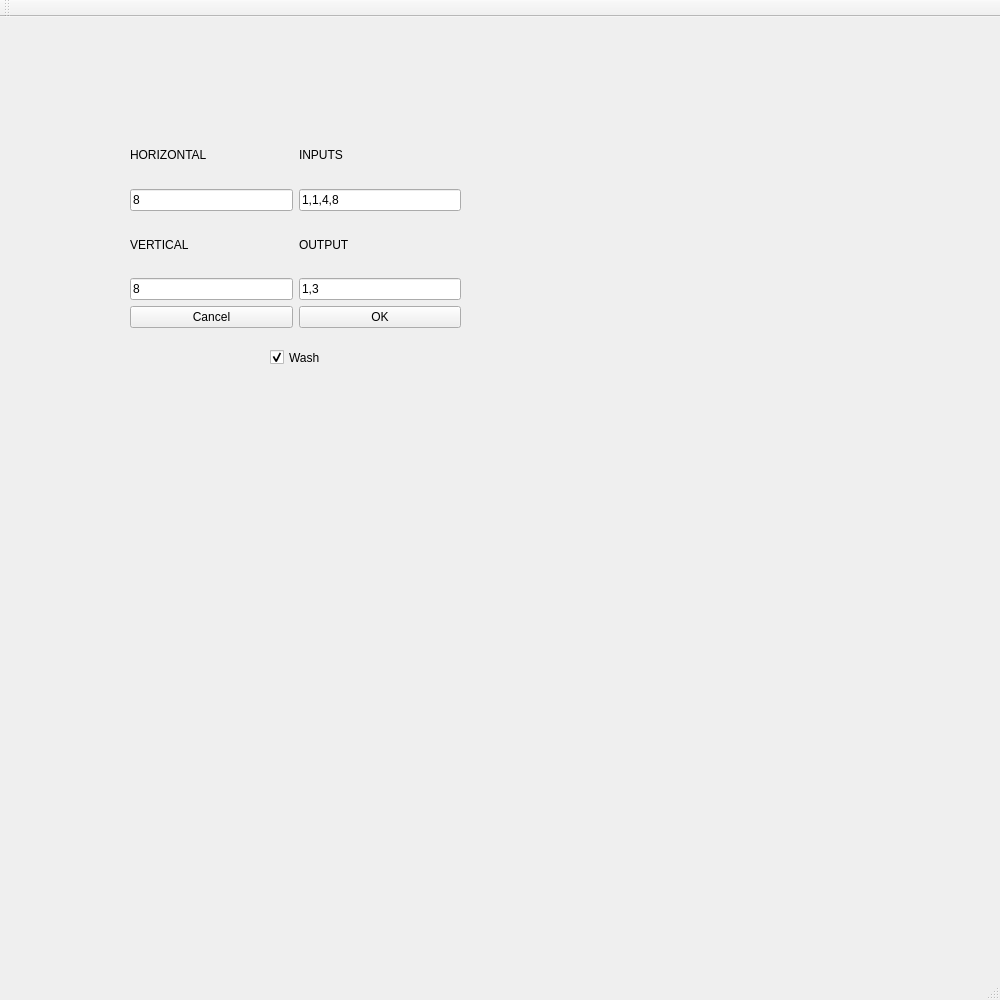
<?xml version="1.0" encoding="UTF-8"?>
<ui version="4.0">
 <class>InitWindow</class>
 <widget class="QMainWindow" name="InitWindow">
  <property name="geometry">
   <rect>
    <x>0</x>
    <y>0</y>
    <width>1000</width>
    <height>1000</height>
   </rect>
  </property>
  <property name="windowTitle">
   <string>MainWindow</string>
  </property>
  <widget class="QWidget" name="centralwidget">
   <widget class="QWidget" name="layoutWidget">
    <property name="geometry">
     <rect>
      <x>130</x>
      <y>110</y>
      <width>331</width>
      <height>201</height>
     </rect>
    </property>
    <layout class="QGridLayout" name="gridLayout_2">
     <item row="0" column="0">
      <layout class="QVBoxLayout" name="verticalLayout">
       <item>
        <widget class="QLabel" name="label">
         <property name="sizePolicy">
          <sizepolicy hsizetype="Minimum" vsizetype="Minimum">
           <horstretch>0</horstretch>
           <verstretch>0</verstretch>
          </sizepolicy>
         </property>
         <property name="layoutDirection">
          <enum>Qt::LeftToRight</enum>
         </property>
         <property name="text">
          <string>HORIZONTAL</string>
         </property>
        </widget>
       </item>
       <item>
        <widget class="QLineEdit" name="lineEdit_hor">
         <property name="text">
          <string>8</string>
         </property>
        </widget>
       </item>
      </layout>
     </item>
     <item row="0" column="1">
      <layout class="QVBoxLayout" name="verticalLayout_3">
       <item>
        <widget class="QLabel" name="label_3">
         <property name="sizePolicy">
          <sizepolicy hsizetype="Minimum" vsizetype="Minimum">
           <horstretch>0</horstretch>
           <verstretch>0</verstretch>
          </sizepolicy>
         </property>
         <property name="layoutDirection">
          <enum>Qt::LeftToRight</enum>
         </property>
         <property name="text">
          <string>INPUTS</string>
         </property>
        </widget>
       </item>
       <item>
        <widget class="QLineEdit" name="lineEdit_input">
         <property name="text">
          <string>1,1,4,8</string>
         </property>
        </widget>
       </item>
      </layout>
     </item>
     <item row="1" column="0">
      <layout class="QVBoxLayout" name="verticalLayout_2">
       <item>
        <widget class="QLabel" name="label_2">
         <property name="sizePolicy">
          <sizepolicy hsizetype="Minimum" vsizetype="Minimum">
           <horstretch>0</horstretch>
           <verstretch>0</verstretch>
          </sizepolicy>
         </property>
         <property name="layoutDirection">
          <enum>Qt::LeftToRight</enum>
         </property>
         <property name="text">
          <string>VERTICAL</string>
         </property>
        </widget>
       </item>
       <item>
        <widget class="QLineEdit" name="lineEdit_ver">
         <property name="text">
          <string>8</string>
         </property>
        </widget>
       </item>
      </layout>
     </item>
     <item row="1" column="1">
      <layout class="QVBoxLayout" name="verticalLayout_4">
       <item>
        <widget class="QLabel" name="label_4">
         <property name="sizePolicy">
          <sizepolicy hsizetype="Minimum" vsizetype="Minimum">
           <horstretch>0</horstretch>
           <verstretch>0</verstretch>
          </sizepolicy>
         </property>
         <property name="layoutDirection">
          <enum>Qt::LeftToRight</enum>
         </property>
         <property name="text">
          <string>OUTPUT</string>
         </property>
        </widget>
       </item>
       <item>
        <widget class="QLineEdit" name="lineEdit_output">
         <property name="text">
          <string>1,3</string>
         </property>
        </widget>
       </item>
      </layout>
     </item>
     <item row="2" column="0">
      <widget class="QPushButton" name="pushButton_Cancel">
       <property name="text">
        <string>Cancel</string>
       </property>
      </widget>
     </item>
     <item row="2" column="1">
      <widget class="QPushButton" name="pushButton_OK">
       <property name="text">
        <string>OK</string>
       </property>
      </widget>
     </item>
    </layout>
   </widget>
   <widget class="QCheckBox" name="wash_check_box">
    <property name="geometry">
     <rect>
      <x>270</x>
      <y>320</y>
      <width>151</width>
      <height>41</height>
     </rect>
    </property>
    <property name="text">
     <string>Wash</string>
    </property>
    <property name="checked">
     <bool>true</bool>
    </property>
   </widget>
  </widget>
  <widget class="QMenuBar" name="menubar">
   <property name="geometry">
    <rect>
     <x>0</x>
     <y>0</y>
     <width>1000</width>
     <height>22</height>
    </rect>
   </property>
  </widget>
  <widget class="QStatusBar" name="statusbar"/>
  <widget class="QToolBar" name="toolBar">
   <property name="windowTitle">
    <string>toolBar</string>
   </property>
   <attribute name="toolBarArea">
    <enum>TopToolBarArea</enum>
   </attribute>
   <attribute name="toolBarBreak">
    <bool>false</bool>
   </attribute>
  </widget>
 </widget>
 <resources/>
 <connections>
  <connection>
   <sender>pushButton_Cancel</sender>
   <signal>clicked()</signal>
   <receiver>InitWindow</receiver>
   <slot>close()</slot>
   <hints>
    <hint type="sourcelabel">
     <x>212</x>
     <y>324</y>
    </hint>
    <hint type="destinationlabel">
     <x>212</x>
     <y>368</y>
    </hint>
   </hints>
  </connection>
 </connections>
</ui>
